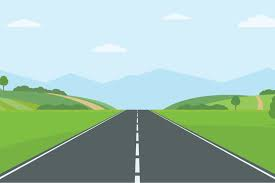
#> input picture opencv_project/OpenCV_projects-main/data/line.jpg, 275 x 183 px, given in place of the camera
$ python 'Real-time Edge Detection.py'
#> lines starting #> are read from the running program, lines starting #| are printed output that depends on the picture; after the words box and inside, x2 and y2 are one past the last pixel; in counts of white or black regions, pixels touching at a corner belong together
"""

# Code

import cv2
import numpy as np


def nothing(x):
    # Callback function for trackbar, does nothing but required by OpenCV
    pass

# Start capturing video from the webcam
cap = cv2.VideoCapture(0)
# Create a window
cv2.namedWindow('Real-time Edge Detection')

# Create trackbars for adjusting Canny thresholds
cv2.createTrackbar('Min Threshold', 'Real-time Edge Detection', 100, 500, nothing)
cv2.createTrackbar('Max Threshold', 'Real-time Edge Detection', 150, 500, nothing)

# Get frame width, height, and FPS from the capture object
frame_width = int(cap.get(cv2.CAP_PROP_FRAME_WIDTH))
frame_height = int(cap.get(cv2.CAP_PROP_FRAME_HEIGHT))
fps = int(cap.get(cv2.CAP_PROP_FPS))

# Define the codec and create VideoWriter object to save the video in MP4 format
fourcc = cv2.VideoWriter_fourcc(*'mp4v')  # Change codec to 'mp4v'
out = cv2.VideoWriter('output.mp4', fourcc, fps, (frame_width * 2, frame_height))


while True:
    # Read a frame from the webcam
    ret, frame = cap.read()
    if not ret:
        break

    # Convert the frame to grayscale
    gray = cv2.cvtColor(frame, cv2.COLOR_BGR2GRAY)  # Corrected color conversion
# Apply Gaussian blur for noise reduction
    blurred = cv2.GaussianBlur(gray, (5, 5), 0)

     # Get the current positions of the trackbars
    min_threshold = cv2.getTrackbarPos('Min Threshold', 'Real-time Edge Detection')
    max_threshold = cv2.getTrackbarPos('Max Threshold', 'Real-time Edge Detection')

    # Apply Canny edge detection using trackbar values
    edges = cv2.Canny(blurred, min_threshold, max_threshold)

    # Convert 'edges' to a 3-channel image so it can be stacked with 'frame'
    edges_colored = cv2.cvtColor(edges, cv2.COLOR_GRAY2BGR)

    # Stack both frames for side-by-side display
    combined = np.hstack((frame, edges_colored))

    # Display the result
    cv2.imshow('Real-time Edge Detection', combined)
    # Write the frame to the output video file
    out.write(combined)

    # Break the loop with 'q'
    if cv2.waitKey(1) & 0xFF == ord('q'):
        break

# Release everything when done
cap.release()
cv2.destroyAllWindows()"""


import cv2
import numpy as np
def nothing(x):
    # Callback function for trackbar, does nothing but required by OpenCV
    pass

# Start capturing video from the webcam
cap = cv2.VideoCapture(0)
# Create a window
cv2.namedWindow('Real-time Edge Detection')

# Create trackbars for adjusting Canny thresholds
cv2.createTrackbar('Min Threshold', 'Real-time Edge Detection', 100, 500, nothing)
cv2.createTrackbar('Max Threshold', 'Real-time Edge Detection', 150, 500, nothing)


# Get frame width, height, and FPS from the capture object
frame_width = int(cap.get(cv2.CAP_PROP_FRAME_WIDTH))
frame_height = int(cap.get(cv2.CAP_PROP_FRAME_HEIGHT))
fps = int(cap.get(cv2.CAP_PROP_FPS))

# Define the codec and create VideoWriter object to save the video in MP4 format
fourcc = cv2.VideoWriter_fourcc(*'mp4v')  # Change codec to 'mp4v'
out = cv2.VideoWriter('output.mp4', fourcc, fps, (frame_width * 2, frame_height))

while True:
    # Read a frame from the webcam
    ret, frame = cap.read()
#> frame is the input picture: shape (183, 275, 3); mean B, G, R 175.1, 192.6, 161.2
    if not ret:
        break

    # Convert the frame to grayscale
    gray = cv2.cvtColor(frame, cv2.COLOR_BGR2GRAY)  # Corrected color conversion
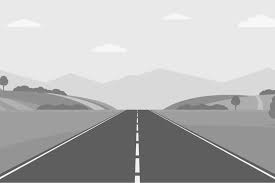
#> gray: shape (183, 275); min 62, max 253, mean 181.1
# Apply Gaussian blur for noise reduction
    blurred = cv2.GaussianBlur(gray, (5, 5), 0)
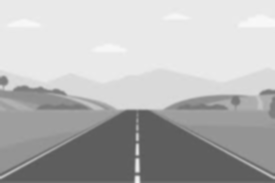
#> blurred: shape (183, 275); min 90, max 249, mean 181.1

     # Get the current positions of the trackbars
    min_threshold = cv2.getTrackbarPos('Min Threshold', 'Real-time Edge Detection')
    max_threshold = cv2.getTrackbarPos('Max Threshold', 'Real-time Edge Detection')

    # Apply Canny edge detection using trackbar values
    edges = cv2.Canny(blurred, min_threshold, max_threshold)
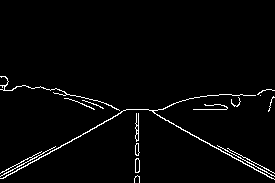
#> edges: shape (183, 275); 2.5% white in thin lines or dots, all inside (x1, y1, x2, y2) = (0, 76, 275, 183)

    # Convert 'edges' to a 3-channel image so it can be stacked with 'frame'
    edges_colored = cv2.cvtColor(edges, cv2.COLOR_GRAY2BGR)

    # Stack both frames for side-by-side display
    combined = np.hstack((frame, edges_colored))
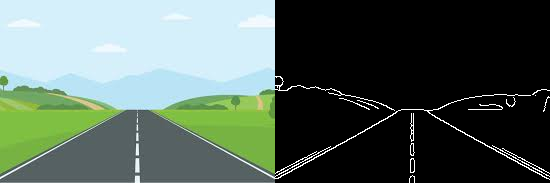
#> combined: shape (183, 550, 3); mean B, G, R 90.8, 99.5, 83.8

    # Display the result
    cv2.imshow('Real-time Edge Detection', combined)

    # Write the frame to the output video file
    out.write(combined)

    # Break the loop with 'q'
    if cv2.waitKey(1) & 0xFF == ord('q'):
#> (key q is pressed here)
        break

# Release everything when done
cap.release()
out.release()
cv2.destroyAllWindows()
